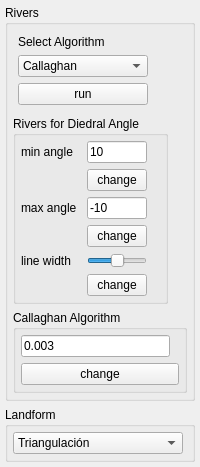
            <widget class="QWidget" name="widget" native="true">
             <property name="sizePolicy">
              <sizepolicy hsizetype="Fixed" vsizetype="Fixed">
               <horstretch>0</horstretch>
               <verstretch>0</verstretch>
              </sizepolicy>
             </property>
             <property name="minimumSize">
              <size>
               <width>140</width>
               <height>0</height>
              </size>
             </property>
             <layout class="QVBoxLayout" name="verticalLayout_11">
              <property name="leftMargin">
               <number>5</number>
              </property>
              <property name="topMargin">
               <number>5</number>
              </property>
              <property name="rightMargin">
               <number>5</number>
              </property>
              <property name="bottomMargin">
               <number>5</number>
              </property>
              <item>
               <widget class="QGroupBox" name="groupBox_14">
                <property name="sizePolicy">
                 <sizepolicy hsizetype="Preferred" vsizetype="Fixed">
                  <horstretch>0</horstretch>
                  <verstretch>0</verstretch>
                 </sizepolicy>
                </property>
                <property name="title">
                 <string>Rivers</string>
                </property>
                <layout class="QVBoxLayout" name="verticalLayout_13">
                 <property name="leftMargin">
                  <number>5</number>
                 </property>
                 <property name="topMargin">
                  <number>5</number>
                 </property>
                 <property name="rightMargin">
                  <number>5</number>
                 </property>
                 <property name="bottomMargin">
                  <number>5</number>
                 </property>
                 <item>
                  <widget class="QWidget" name="widget_4" native="true">
                   <property name="sizePolicy">
                    <sizepolicy hsizetype="Preferred" vsizetype="Fixed">
                     <horstretch>0</horstretch>
                     <verstretch>0</verstretch>
                    </sizepolicy>
                   </property>
                   <property name="minimumSize">
                    <size>
                     <width>100</width>
                     <height>0</height>
                    </size>
                   </property>
                   <property name="maximumSize">
                    <size>
                     <width>16777215</width>
                     <height>105</height>
                    </size>
                   </property>
                   <layout class="QFormLayout" name="formLayout_10">
                    <property name="leftMargin">
                     <number>5</number>
                    </property>
                    <property name="topMargin">
                     <number>5</number>
                    </property>
                    <property name="rightMargin">
                     <number>5</number>
                    </property>
                    <property name="bottomMargin">
                     <number>5</number>
                    </property>
                    <item row="0" column="0">
                     <widget class="QLabel" name="label_15">
                      <property name="minimumSize">
                       <size>
                        <width>10</width>
                        <height>0</height>
                       </size>
                      </property>
                      <property name="maximumSize">
                       <size>
                        <width>100</width>
                        <height>16777215</height>
                       </size>
                      </property>
                      <property name="text">
                       <string>Select Algorithm</string>
                      </property>
                     </widget>
                    </item>
                    <item row="1" column="0">
                     <widget class="QComboBox" name="comboBox">
                      <property name="sizePolicy">
                       <sizepolicy hsizetype="Expanding" vsizetype="Preferred">
                        <horstretch>0</horstretch>
                        <verstretch>0</verstretch>
                       </sizepolicy>
                      </property>
                      <property name="minimumSize">
                       <size>
                        <width>130</width>
                        <height>0</height>
                       </size>
                      </property>
                      <property name="maximumSize">
                       <size>
                        <width>160</width>
                        <height>16777215</height>
                       </size>
                      </property>
                      <item>
                       <property name="text">
                        <string>Callaghan</string>
                       </property>
                      </item>
                      <item>
                       <property name="text">
                        <string>Peucker</string>
                       </property>
                      </item>
                      <item>
                       <property name="text">
                        <string>Diedral Angle</string>
                       </property>
                      </item>
                     </widget>
                    </item>
                    <item row="2" column="0">
                     <widget class="QPushButton" name="pushButton">
                      <property name="sizePolicy">
                       <sizepolicy hsizetype="Expanding" vsizetype="Preferred">
                        <horstretch>0</horstretch>
                        <verstretch>0</verstretch>
                       </sizepolicy>
                      </property>
                      <property name="minimumSize">
                       <size>
                        <width>130</width>
                        <height>0</height>
                       </size>
                      </property>
                      <property name="maximumSize">
                       <size>
                        <width>160</width>
                        <height>16777215</height>
                       </size>
                      </property>
                      <property name="text">
                       <string>run</string>
                      </property>
                     </widget>
                    </item>
                   </layout>
                  </widget>
                 </item>
                 <item>
                  <widget class="QGroupBox" name="groupBox_11">
                   <property name="sizePolicy">
                    <sizepolicy hsizetype="Fixed" vsizetype="Fixed">
                     <horstretch>0</horstretch>
                     <verstretch>0</verstretch>
                    </sizepolicy>
                   </property>
                   <property name="maximumSize">
                    <size>
                     <width>16777215</width>
                     <height>225</height>
                    </size>
                   </property>
                   <property name="title">
                    <string>Rivers for Diedral Angle</string>
                   </property>
                   <layout class="QFormLayout" name="formLayout_11">
                    <property name="leftMargin">
                     <number>5</number>
                    </property>
                    <property name="topMargin">
                     <number>5</number>
                    </property>
                    <property name="rightMargin">
                     <number>5</number>
                    </property>
                    <property name="bottomMargin">
                     <number>5</number>
                    </property>
                    <item row="0" column="0">
                     <widget class="QLabel" name="label_2">
                      <property name="minimumSize">
                       <size>
                        <width>60</width>
                        <height>0</height>
                       </size>
                      </property>
                      <property name="text">
                       <string>min angle</string>
                      </property>
                     </widget>
                    </item>
                    <item row="0" column="1">
                     <widget class="QLineEdit" name="max_angle">
                      <property name="maximumSize">
                       <size>
                        <width>60</width>
                        <height>16777215</height>
                       </size>
                      </property>
                      <property name="text">
                       <string>10</string>
                      </property>
                     </widget>
                    </item>
                    <item row="1" column="1">
                     <widget class="QPushButton" name="pushButton_4">
                      <property name="maximumSize">
                       <size>
                        <width>60</width>
                        <height>400</height>
                       </size>
                      </property>
                      <property name="text">
                       <string>change</string>
                      </property>
                     </widget>
                    </item>
                    <item row="2" column="0">
                     <widget class="QLabel" name="label">
                      <property name="minimumSize">
                       <size>
                        <width>60</width>
                        <height>0</height>
                       </size>
                      </property>
                      <property name="text">
                       <string>max angle</string>
                      </property>
                     </widget>
                    </item>
                    <item row="2" column="1">
                     <widget class="QLineEdit" name="min_angle">
                      <property name="maximumSize">
                       <size>
                        <width>60</width>
                        <height>16777215</height>
                       </size>
                      </property>
                      <property name="text">
                       <string>-10</string>
                      </property>
                     </widget>
                    </item>
                    <item row="3" column="1">
                     <widget class="QPushButton" name="pushButton_5">
                      <property name="maximumSize">
                       <size>
                        <width>60</width>
                        <height>16777215</height>
                       </size>
                      </property>
                      <property name="text">
                       <string>change</string>
                      </property>
                     </widget>
                    </item>
                    <item row="4" column="0">
                     <widget class="QLabel" name="label_3">
                      <property name="minimumSize">
                       <size>
                        <width>60</width>
                        <height>0</height>
                       </size>
                      </property>
                      <property name="text">
                       <string>line width</string>
                      </property>
                     </widget>
                    </item>
                    <item row="4" column="1">
                     <widget class="QSlider" name="line_width">
                      <property name="maximumSize">
                       <size>
                        <width>60</width>
                        <height>16777215</height>
                       </size>
                      </property>
                      <property name="minimum">
                       <number>1</number>
                      </property>
                      <property name="value">
                       <number>50</number>
                      </property>
                      <property name="orientation">
                       <enum>Qt::Horizontal</enum>
                      </property>
                     </widget>
                    </item>
                    <item row="5" column="1">
                     <widget class="QPushButton" name="pushButton_6">
                      <property name="maximumSize">
                       <size>
                        <width>60</width>
                        <height>16777215</height>
                       </size>
                      </property>
                      <property name="text">
                       <string>change</string>
                      </property>
                     </widget>
                    </item>
                   </layout>
                  </widget>
                 </item>
                 <item>
                  <widget class="QGroupBox" name="groupBox_12">
                   <property name="sizePolicy">
                    <sizepolicy hsizetype="Preferred" vsizetype="Fixed">
                     <horstretch>0</horstretch>
                     <verstretch>0</verstretch>
                    </sizepolicy>
                   </property>
                   <property name="title">
                    <string>Callaghan Algorithm</string>
                   </property>
                   <layout class="QVBoxLayout" name="verticalLayout_4">
                    <property name="leftMargin">
                     <number>5</number>
                    </property>
                    <property name="topMargin">
                     <number>5</number>
                    </property>
                    <property name="rightMargin">
                     <number>5</number>
                    </property>
                    <property name="bottomMargin">
                     <number>5</number>
                    </property>
                    <item>
                     <widget class="QLineEdit" name="linewater">
                      <property name="minimumSize">
                       <size>
                        <width>130</width>
                        <height>0</height>
                       </size>
                      </property>
                      <property name="maximumSize">
                       <size>
                        <width>149</width>
                        <height>16777215</height>
                       </size>
                      </property>
                      <property name="text">
                       <string>0.003</string>
                      </property>
                     </widget>
                    </item>
                    <item>
                     <widget class="QPushButton" name="pushButton_3">
                      <property name="minimumSize">
                       <size>
                        <width>130</width>
                        <height>0</height>
                       </size>
                      </property>
                      <property name="maximumSize">
                       <size>
                        <width>168</width>
                        <height>16777215</height>
                       </size>
                      </property>
                      <property name="text">
                       <string>change</string>
                      </property>
                     </widget>
                    </item>
                   </layout>
                  </widget>
                 </item>
                </layout>
               </widget>
              </item>
              <item>
               <widget class="QGroupBox" name="groupBox_9">
                <property name="sizePolicy">
                 <sizepolicy hsizetype="Preferred" vsizetype="Fixed">
                  <horstretch>0</horstretch>
                  <verstretch>0</verstretch>
                 </sizepolicy>
                </property>
                <property name="maximumSize">
                 <size>
                  <width>215</width>
                  <height>16777215</height>
                 </size>
                </property>
                <property name="title">
                 <string>Landform</string>
                </property>
                <layout class="QVBoxLayout" name="verticalLayout_9">
                 <property name="leftMargin">
                  <number>5</number>
                 </property>
                 <property name="topMargin">
                  <number>5</number>
                 </property>
                 <property name="rightMargin">
                  <number>5</number>
                 </property>
                 <property name="bottomMargin">
                  <number>5</number>
                 </property>
                 <item>
                  <widget class="QComboBox" name="modelform">
                   <property name="minimumSize">
                    <size>
                     <width>130</width>
                     <height>0</height>
                    </size>
                   </property>
                   <property name="maximumSize">
                    <size>
                     <width>170</width>
                     <height>16777215</height>
                    </size>
                   </property>
                   <item>
                    <property name="text">
                     <string>Triangulación</string>
                    </property>
                   </item>
                   <item>
                    <property name="text">
                     <string>Poligono</string>
                    </property>
                   </item>
                   <item>
                    <property name="text">
                     <string>Nube de puntos</string>
                    </property>
                   </item>
                  </widget>
                 </item>
                </layout>
               </widget>
              </item>
             </layout>
            </widget>
